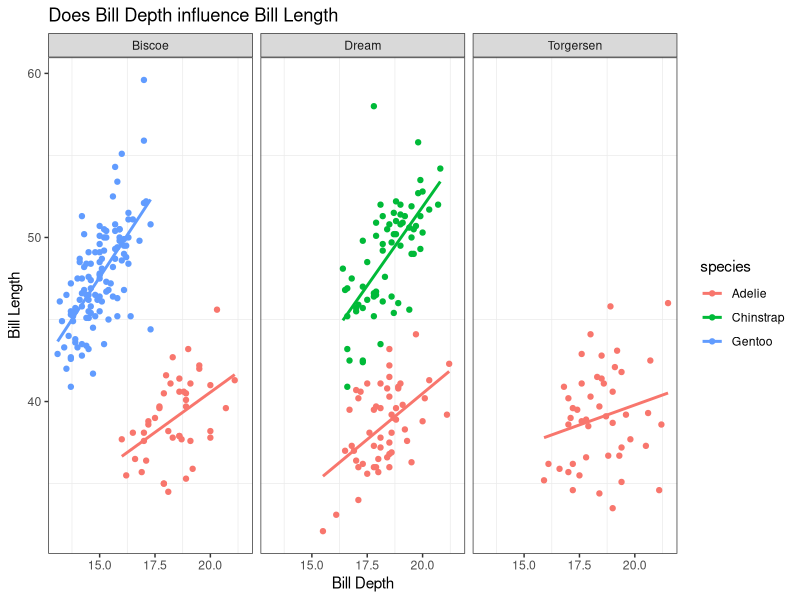
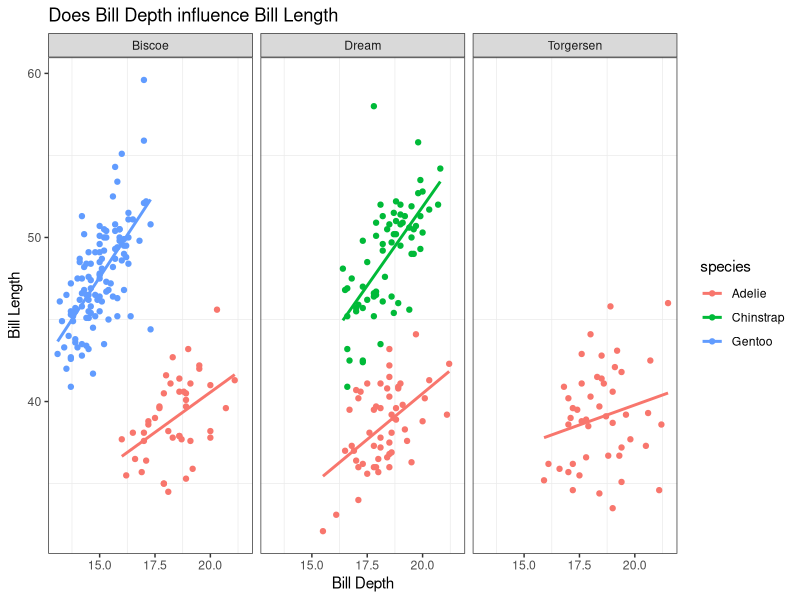

Recreate these plots in R, in order.
library(tidyverse)

install.packages("palmerpenguins")
library(palmerpenguins)
data()
penguins
view(penguins)

penguins %>%
  drop_na(sex) %>%
  filter(species %in% c("Adelie", "Gentoo", "Chinstrap")) %>%
  ggplot(aes(bill_depth_mm, bill_length_mm,
            color = species))+
  geom_point()+
  geom_smooth(method = lm, se = F)+
  facet_wrap(~island)+
  labs(title = "Does Bill Depth influence Bill Length",
       x = "Bill Depth",
       y = "Bill Length")+
  theme_bw()+
  #theme(panel.grid = element_blank())+ #remove lines in back
  theme(panel.grid.major = element_blank())

ggsave(
  "figures/bill_depth_vs_bill_length.png",
  width = 8,
  height = 6,
  dpi = 300
)
